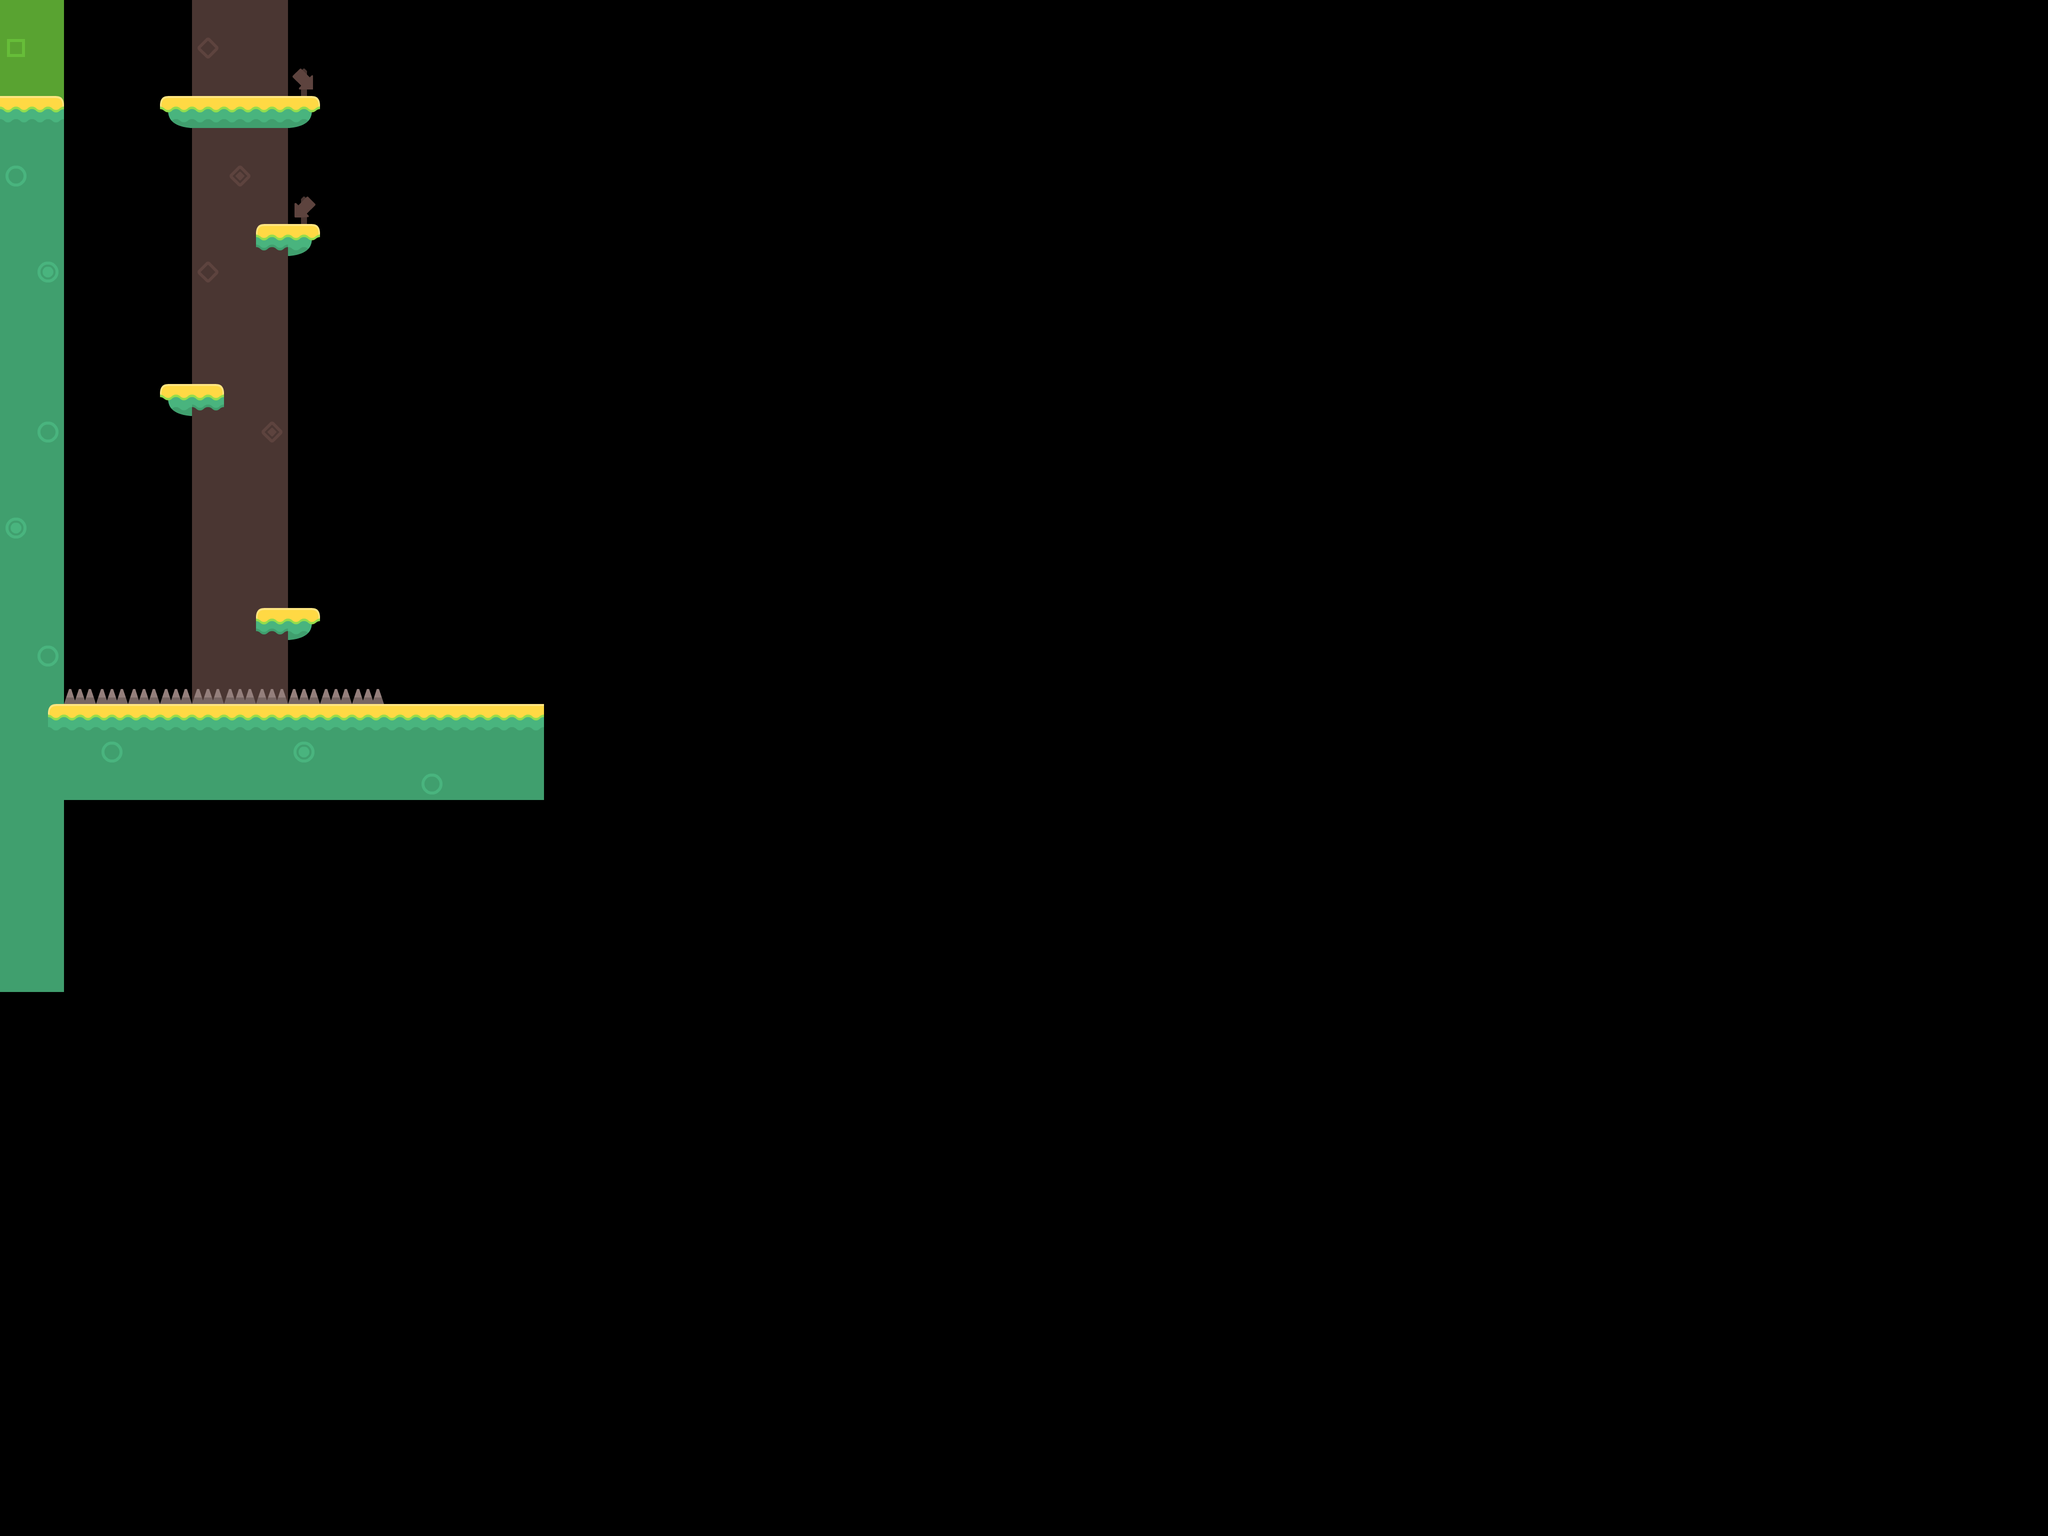

Rendered tile map (Tiled .tmx) drawn with the repository's tilesets; below, a short description and the map source with its tile grids summarised:
An orthogonal 64x48 tile map with 64x64 px tiles, 3 tile layers (decorations_background, blocks, decorations_foreground) and 3 objects (2x checkpoint, door).

<map version="1.0" tiledversion="1.1.4" orientation="orthogonal" renderorder="right-down" width="64" height="48" tilewidth="64" tileheight="64" infinite="0" nextobjectid="5">
 <tileset firstgid="1" source="abstract.tsx" />
 <layer name="decorations_background" width="64" height="48">
  <properties>
   <property name="collidable" type="bool" value="false" />
  </properties>
  <data>[3072 cells, 73 non-empty, 5 distinct tile ids]</data>
 </layer>
 <layer name="blocks" width="64" height="48">
  <data>[3072 cells, 122 non-empty, 11 distinct tile ids]</data>
 </layer>
 <objectgroup name="objects">
  <object id="1" name="map_02_exit_map_01" type="door" gid="130" x="64" y="192" width="64" height="64">
   <properties>
    <property name="collidable" type="bool" value="true" />
    <property name="connects_to" value="Level01:map_01_exit_map_02" />
    <property name="locked" type="bool" value="false" />
   </properties>
  </object>
  <object id="2" name="checkpoint02" type="checkpoint" gid="190" x="896" y="1408" width="64" height="64">
   <properties>
    <property name="collidable" type="bool" value="true" />
   </properties>
  </object>
  <object id="3" name="checkpoint01" type="checkpoint" gid="190" x="448" y="192" width="64" height="64">
   <properties>
    <property name="collidable" type="bool" value="true" />
   </properties>
  </object>
 </objectgroup>
 <layer name="decorations_foreground" width="64" height="48">
  <data>[3072 cells, 2 non-empty, 2 distinct tile ids]</data>
 </layer>
</map>
